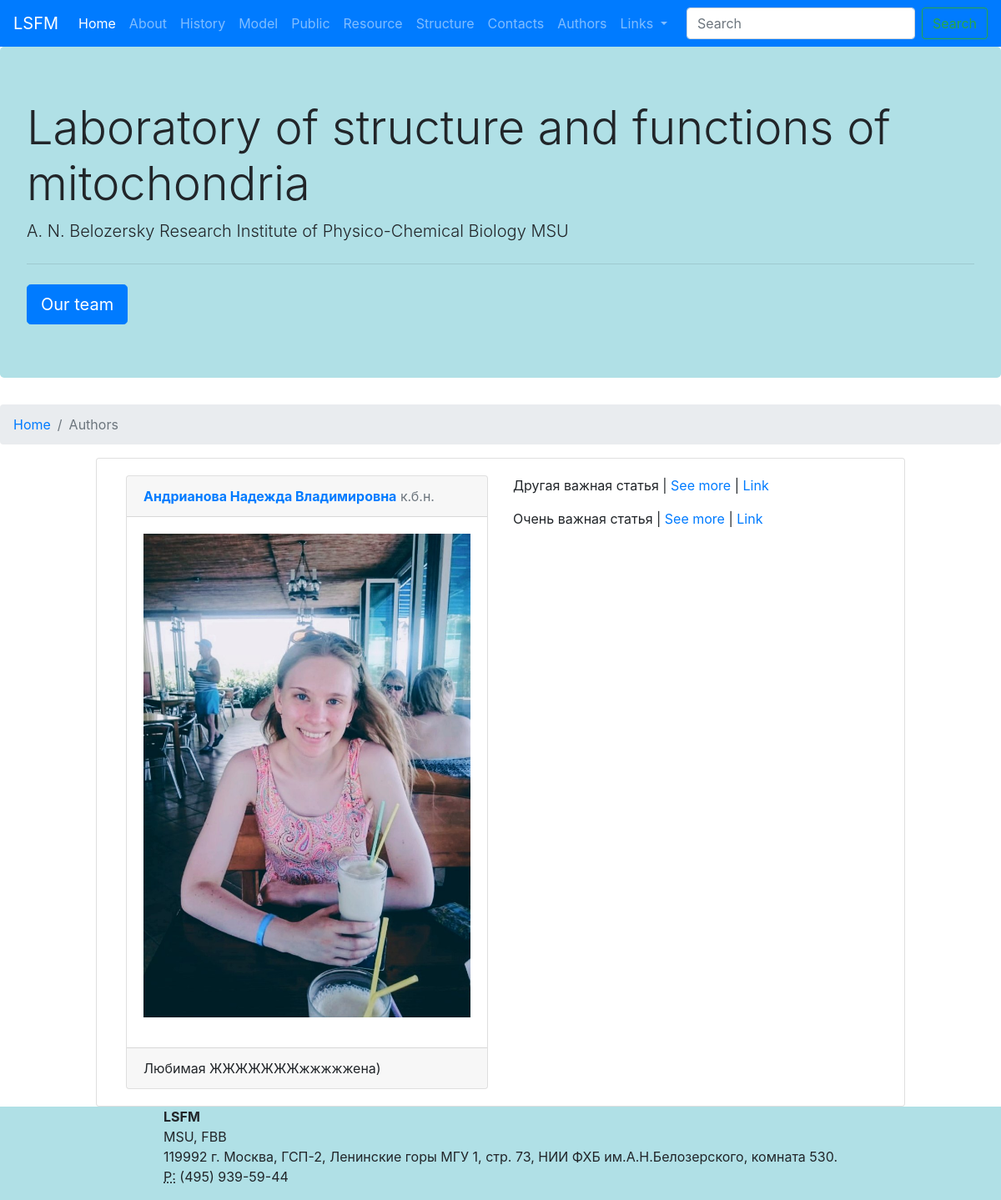
The page /structure/authors/ on the database as committed earlier.
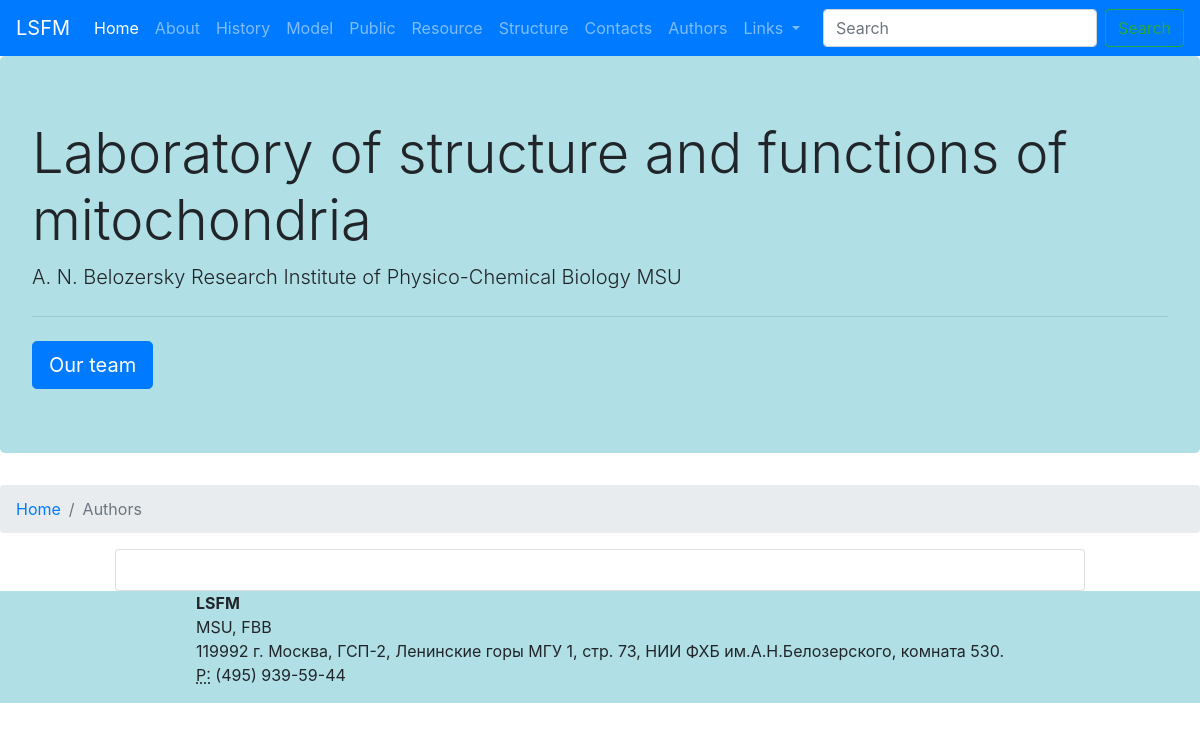
The same page on the database as committed later.
### posts/models.py (models this page shows, shortened)
class Author(models.Model):
    name = models.CharField("ФИО", max_length=256)
    image = models.ImageField("Изображение", upload_to="authors/")
    position = models.CharField("Должность", max_length=256)
    description = models.CharField("Описание", max_length=512, blank=True)
    slug = models.SlugField("Аббривеатура", max_length=20, unique=True)
    istina_author_ref = models.CharField("Ссылка на сотрудника", max_length=160, unique=True)
    class Meta:
        verbose_name = "Автор"
        verbose_name_plural = "Авторы"

class Article(models.Model):
    name = models.CharField("Название", max_length=512)
    date = models.DateField("Дата написания", null=True, blank=True)
    authors = models.ManyToManyField(Author, verbose_name='Авторы', related_name='article_authors', blank=True)
    url = models.CharField(max_length=160, unique=True, blank=True)
    journal = models.CharField("Журнал", max_length=512)
    abstract = models.TextField("Абстракт", blank=True)
    istina_article_id = models.CharField(max_length=160, unique=True)
    class Meta:
        verbose_name = "Статья"
        verbose_name_plural = "Статьи"
        ordering = ["date"]

### posts/views.py (the view)
# urls.py: path('structure/authors/', views.AuthorsListView.as_view(), name = 'authors_list'),
class AuthorsListView(ListView):
    model = Author
    template_name = 'authors.html'
    context_object_name = 'authors_list'

### templates/authors.html
{% extends 'base.html' %}
{% block breadcrumb %}
<li class="breadcrumb-item"><a href="{% url 'home' %}">Home</a></li>
<li class="breadcrumb-item active" aria-current="page">Authors</li>
{% endblock breadcrumb %}
{% block content %}
    {% for author in authors_list %}
    <div class="container-fluid">
        <div class="row">
            <div class="col-sm-6">
                <div class="card">
                    <div class="card-header">
                        <span class="font-weight-bold"><a href="{% url 'author_detail' author.slug %}">{{author.name}}</a></span>
                        <span class="text-muted">{{author.position}}</span>
                    </div>
                    <div class="card-body">
                        <p>
                            <img src="{{ author.image.url }}" class="img-fluid" alt="" width="400" height="400">
                        </p>
                    </div>
                    <div class="card-footer">
                        {{author.description}}
                    </div>
                </div>
            </div>
            <div class="col-sm-6">
                {% for article in author.article_authors.all %}
                    <p>{{article.name}} |
                    <a href="#">See more</a> |
                    <a href="{{article.url}}">Link</a>
                    </p>
                {% endfor %}
            </div>
        </div>
    </div>
    {% endfor %}
{% endblock content %}

Rows that differ between the two databases and show on the page:
removed Author: name "Андрианова Надежда Владимировна", position "к.б.н.", image (picture), description "Любимая ЖЖЖЖЖЖЖжжжжжена)"
removed Article: name "Другая важная статья"
removed Article: name "Очень важная статья"
